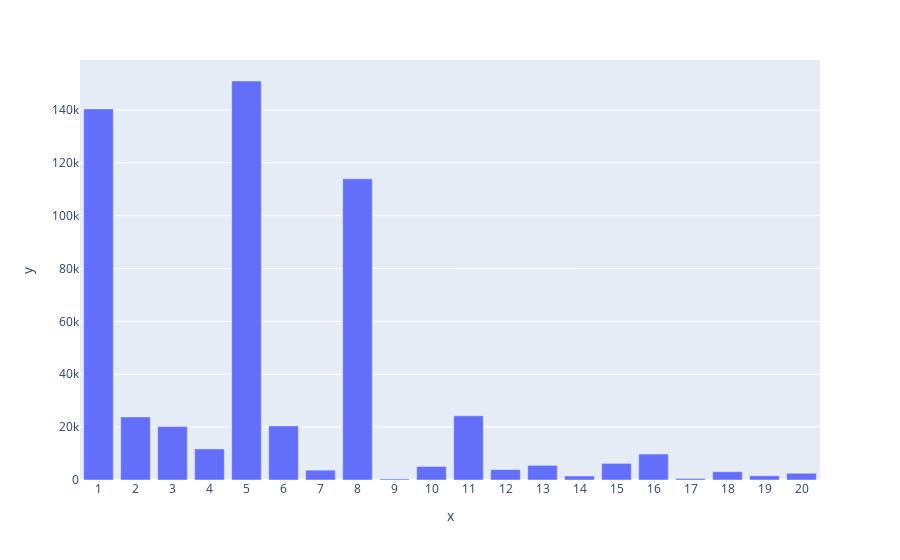

The notebook cell saved with this chart:
### Code cell
fig = px.bar(a, x=x_axis, y=a.values)
fig.show()

### Figure 1 — Plotly figure (JSON) as saved in the notebook; plotly's stock layout.template omitted (floating-point values rounded to 4 significant figures)
{"data": [{"alignmentgroup": "True", "hovertemplate": "x=%{x}<br>y=%{y}<extra></extra>", "legendgroup": "", "marker": {"color": "#636efa", "pattern": {"shape": ""}}, "name": "", "offsetgroup": "", "orientation": "v", "showlegend": false, "textposition": "auto", "type": "bar", "x": ["1", "2", "3", "4", "5", "6", "7", "8", "9", "10", "11", "12", "13", "14", "15", "16", "17", "18", "19", "20"], "xaxis": "x", "y": [140378, 23864, 20213, 11753, 150933, 20466, 3721, 113925, 410, 5125, 24287, 3947, 5549, 1523, 6290, 9828, 578, 3125, 1603, 2550], "yaxis": "y"}], "layout": {"barmode": "relative", "legend": {"tracegroupgap": 0}, "margin": {"t": 60}, "xaxis": {"anchor": "y", "domain": [0, 1], "title": {"text": "x"}}, "yaxis": {"anchor": "x", "domain": [0, 1], "title": {"text": "y"}}}}
